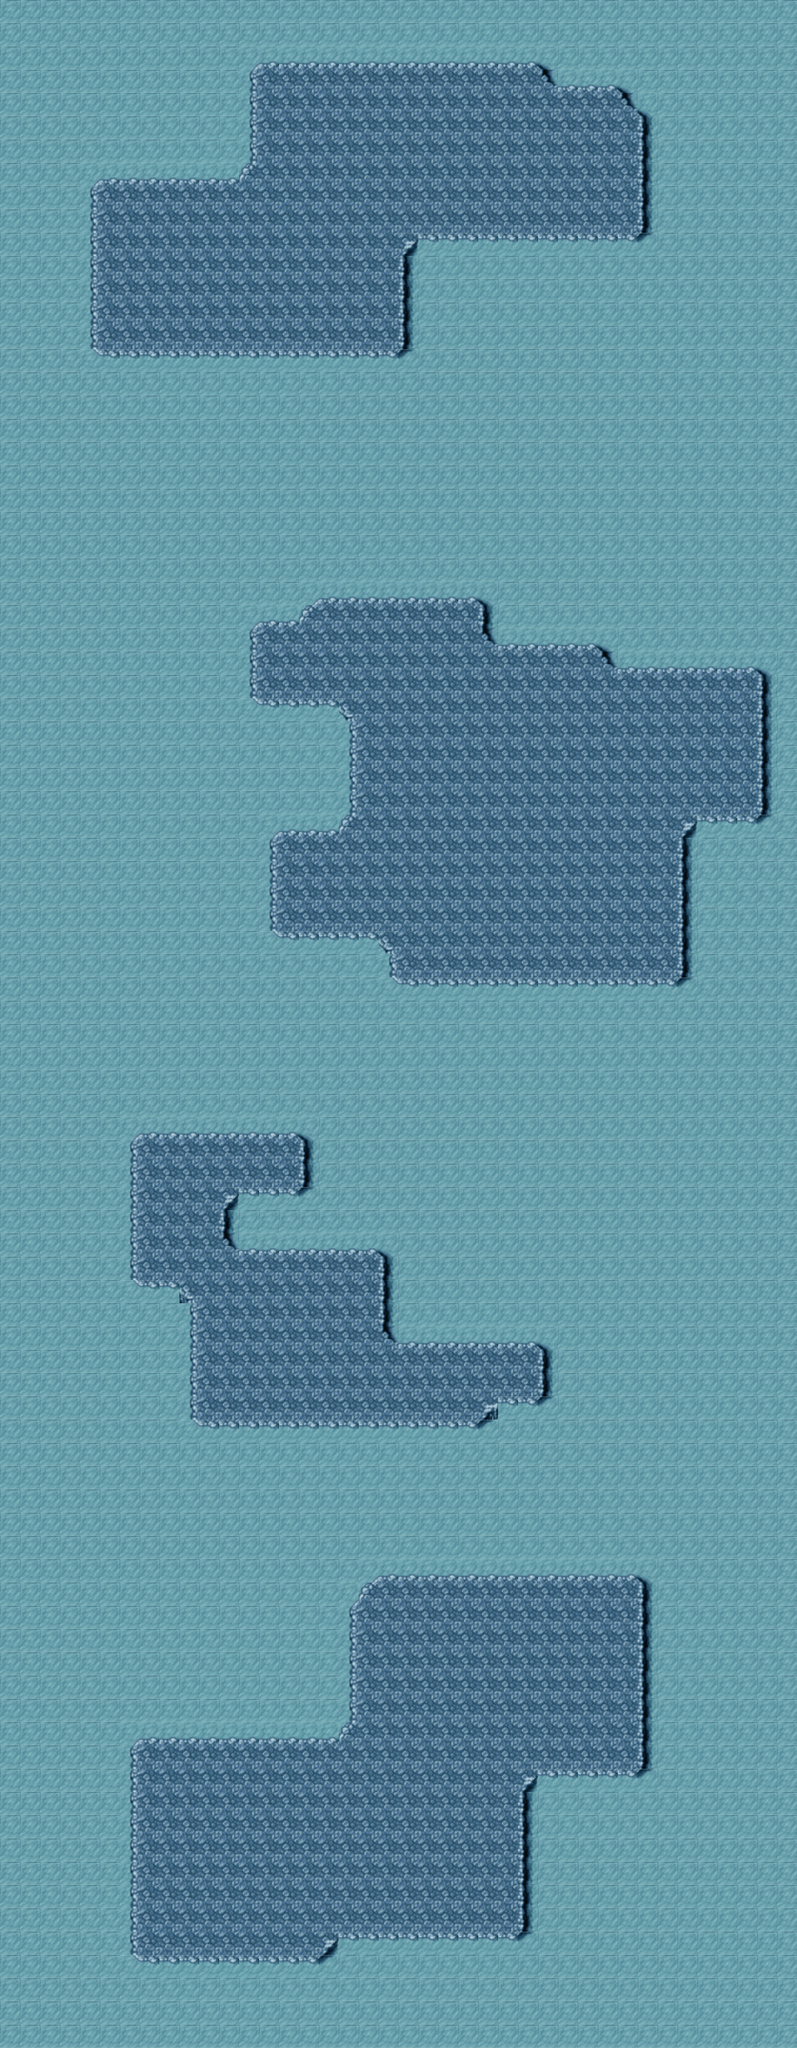

Rendered tile map (Tiled .tmx) drawn with the repository's tilesets; below, a short description and the map source with its tile grids summarised:
An orthogonal 40x88 tile map with 24x28 px tiles, 1 tile layer (Tile Layer 1).

<map version="1.0" orientation="orthogonal" renderorder="left-up" width="40" height="88" tilewidth="24" tileheight="28" nextobjectid="1">
 <tileset firstgid="1" name="shapesw" tilewidth="24" tileheight="28" tilecount="590" columns="10">
  <image source="../shapesw.png" trans="000000" width="240" height="1652" />
 </tileset>
 <layer name="Tile Layer 1" width="40" height="88">
  <data>[3520 cells, 3520 non-empty, 16 distinct tile ids]</data>
 </layer>
</map>
